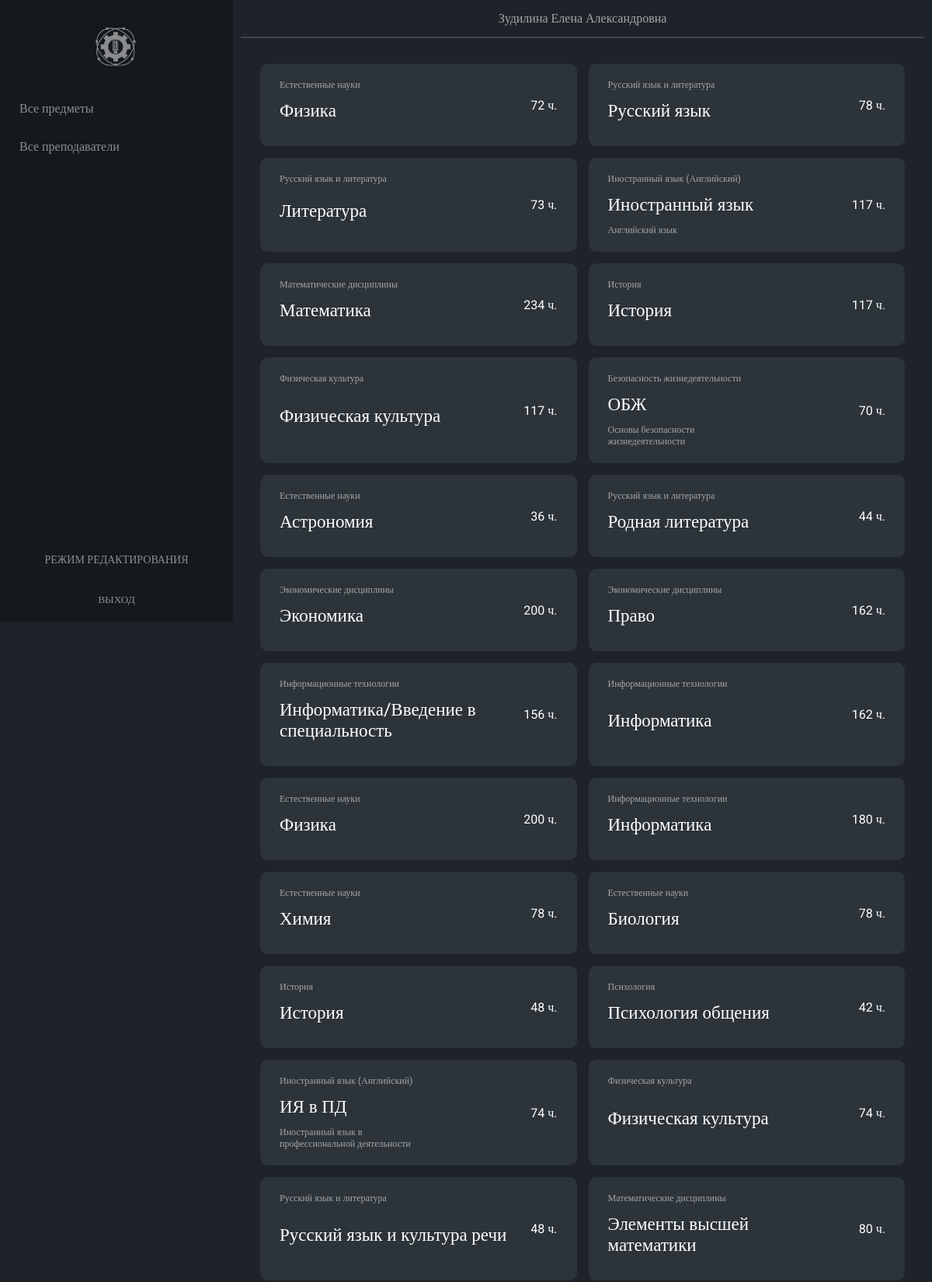
The app's page /pages/lk/allsubjects.php (signed in, upper part) with its own data.
### tables this page shows
CREATE TABLE `subjects` (
  `id_subject` int(11) NOT NULL,
  `id_profile` int(11) NOT NULL,
  `subject_name` varchar(255) NOT NULL,
  `subject_desc` varchar(255) DEFAULT NULL,
  `subject_hours` int(11) NOT NULL
);

CREATE TABLE `profiles` (
  `id_profile` int(11) NOT NULL,
  `profile_name` varchar(255) NOT NULL
);

### pages/lk/allsubjects.php (the view, shortened to what this page needs)
<?php
    require_once './../../php/connection.php';
    $result = mysqli_query($link,
    "SELECT
    `subjects`.`id_subject`,
    `subjects`.`subject_name`,
    `subjects`.`subject_desc`,
    `subjects`.`subject_hours`,
    `profiles`.`profile_name`
        FROM
        `subjects`,
        `profiles`
    WHERE `subjects`.`id_profile` = `profiles`.`id_profile`;");
    $subjects = mysqli_fetch_all($result);
?>
<!DOCTYPE html>
<html lang='ru'>
<head>
    <link rel='stylesheet' href='./../../styles/style.css'>
</head>
<body>
    <?php include './includes/nav.php'; ?>
    <main>
        <?php include './includes/header.php'; ?>
        <section class="all-subjects">
            <?
                foreach ($subjects as $value)
                {
                    ?>
                    <div class="subject-wrapper" data-subjectId="<?=$value[0]?>">
                        <div>
                            <p class="subject-profile"><?=$value[4]?></p>
                            <p class="subject-name"><?=$value[1]?></p>
                            <p class="subject-desc"><?=$value[2]?></p>
                        </div>
                        <p class="subject-hours"><?=$value[3]?> ч.</p>
                    </div>
                    <?
                }
            ?>
        </section>
    </main>
</body>
</html>

### styles/style.css (style rules this page uses)
*, *::after, *::before { box-sizing: border-box; margin: 0; padding: 0; }
html, body { width: 100%; }
html { height: 100%; }
body, input, a, textarea { font-family: "Roboto", serif; }
body { min-height: 100%; color: #FFFFFF; background-color: #1d2329; display: flex; flex-flow: row nowrap; }
main { display: flex; flex-flow: column nowrap; flex-grow: 1; }
main section { padding: 35px; }
section { width: 100%; padding: 25px; }
section.all-subjects, section.all-groups { display: grid; grid-template-columns: 1fr 1fr 1fr 1fr; grid-gap: 15px; }
div.subject-wrapper, a.groups-wrapper { min-width: 300px; padding: 20px 25px; border-radius: 10px; background-color: #2C343A; display: flex; flex-flow: row nowrap; justify-content: space-between; align-items: center; }
div.subject-wrapper div, a.groups-wrapper div { height: 100%; display: flex; flex-flow: column nowrap; justify-content: space-between; align-items: flex-start; }
div.subject-wrapper div p, a.groups-wrapper div p { margin-bottom: 12px; }
div.subject-wrapper div p:last-child, a.groups-wrapper div p:last-child { margin-bottom: unset; }
div.subject-wrapper p.subject-profile, div.subject-wrapper p.subject-desc, div.subject-wrapper p.group-profile, div.subject-wrapper p.group-desc, a.groups-wrapper p.subject-profile, a.groups-wrapper p.subject-desc, a.groups-wrapper p.group-profile, a.groups-wrapper p.group-desc { font-size: 12px; color: #A5A5A5; }
div.subject-wrapper p.subject-desc, div.subject-wrapper p.group-desc, a.groups-wrapper p.subject-desc, a.groups-wrapper p.group-desc { max-width: 200px; }
div.subject-wrapper p.subject-name, div.subject-wrapper p.group-name, a.groups-wrapper p.subject-name, a.groups-wrapper p.group-name { font-size: 23px; max-width: 300px; color: #FFFFFF; }
div.subject-wrapper p.subject-hours, div.subject-wrapper p.group-hours, a.groups-wrapper p.subject-hours, a.groups-wrapper p.group-hours { min-width: 50px; text-align: right; }
@media screen and (max-width: 1600px) { section.all-subjects, section.all-groups { display: grid; grid-template-columns: 1fr 1fr 1fr; grid-gap: 15px; } }
@media screen and (max-width: 1400px) { section.all-subjects, section.all-groups { display: grid; grid-template-columns: 1fr 1fr; grid-gap: 15px; } }

### records on screen
subjects: id_profile.profile_name "Естественные науки", subject_name "Физика", subject_hours "72"
subjects: id_profile.profile_name "Русский язык и литература", subject_name "Русский язык", subject_hours "78"
subjects: id_profile.profile_name "Русский язык и литература", subject_name "Литература", subject_hours "73"
subjects: id_profile.profile_name "Иностранный язык (Английский)", subject_name "Иностранный язык", subject_desc "Английский язык", subject_hours "117"
subjects: id_profile.profile_name "Математические дисциплины", subject_name "Математика", subject_hours "234"
subjects: id_profile.profile_name "История", subject_name "История", subject_hours "117"
subjects: id_profile.profile_name "Физическая культура", subject_name "Физическая культура", subject_hours "117"
subjects: id_profile.profile_name "Безопасность жизнедеятельности", subject_name "ОБЖ", subject_desc "Основы безопасности жизнедеятельности", subject_hours "70"
subjects: id_profile.profile_name "Естественные науки", subject_name "Астрономия", subject_hours "36"
subjects: id_profile.profile_name "Русский язык и литература", subject_name "Родная литература", subject_hours "44"
subjects: id_profile.profile_name "Экономические дисциплины", subject_name "Экономика", subject_hours "200"
subjects: id_profile.profile_name "Экономические дисциплины", subject_name "Право", subject_hours "162"
subjects: id_profile.profile_name "Информационные технологии", subject_name "Информатика/Введение в специальность", subject_hours "156"
subjects: id_profile.profile_name "Информационные технологии", subject_name "Информатика", subject_hours "162"
subjects: id_profile.profile_name "Естественные науки", subject_name "Физика", subject_hours "200"
subjects: id_profile.profile_name "Информационные технологии", subject_name "Информатика", subject_hours "180"
subjects: id_profile.profile_name "Естественные науки", subject_name "Химия", subject_hours "78"
subjects: id_profile.profile_name "Естественные науки", subject_name "Биология", subject_hours "78"
subjects: id_profile.profile_name "История", subject_name "История", subject_hours "48"
subjects: id_profile.profile_name "Психология", subject_name "Психология общения", subject_hours "42"
subjects: id_profile.profile_name "Иностранный язык (Английский)", subject_name "ИЯ в ПД", subject_desc "Иностранный язык в профессиональной деятельности", subject_hours "74"
subjects: id_profile.profile_name "Физическая культура", subject_name "Физическая культура", subject_hours "74"
subjects: id_profile.profile_name "Русский язык и литература", subject_name "Русский язык и культура речи", subject_hours "48"
subjects: id_profile.profile_name "Математические дисциплины", subject_name "Элементы высшей математики", subject_hours "80"

### other values on screen
$_COOKIE['id_admin'] "Зудилина Елена Александровна"
